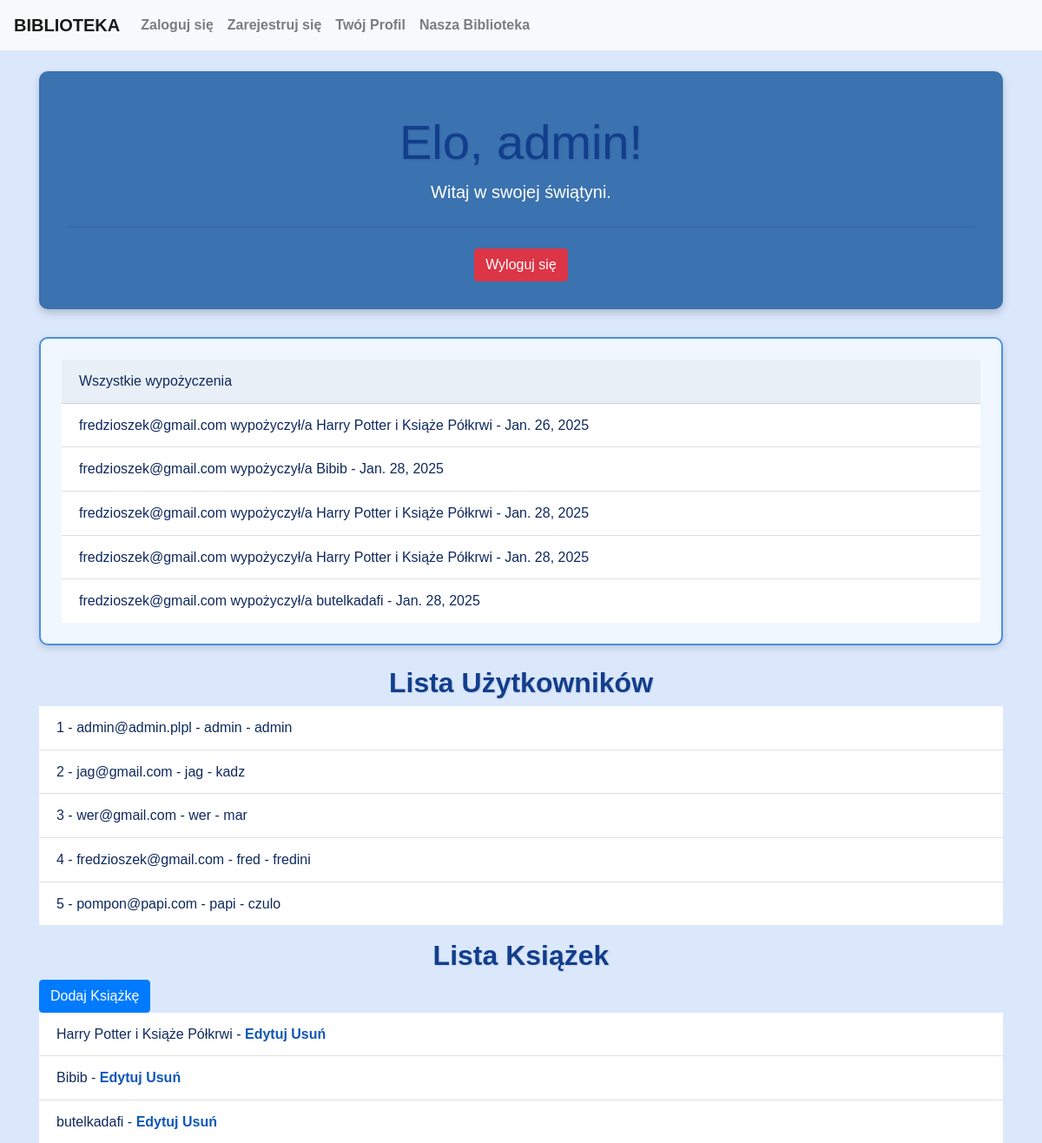
Page /profile/ (signed in) on the earlier database version.
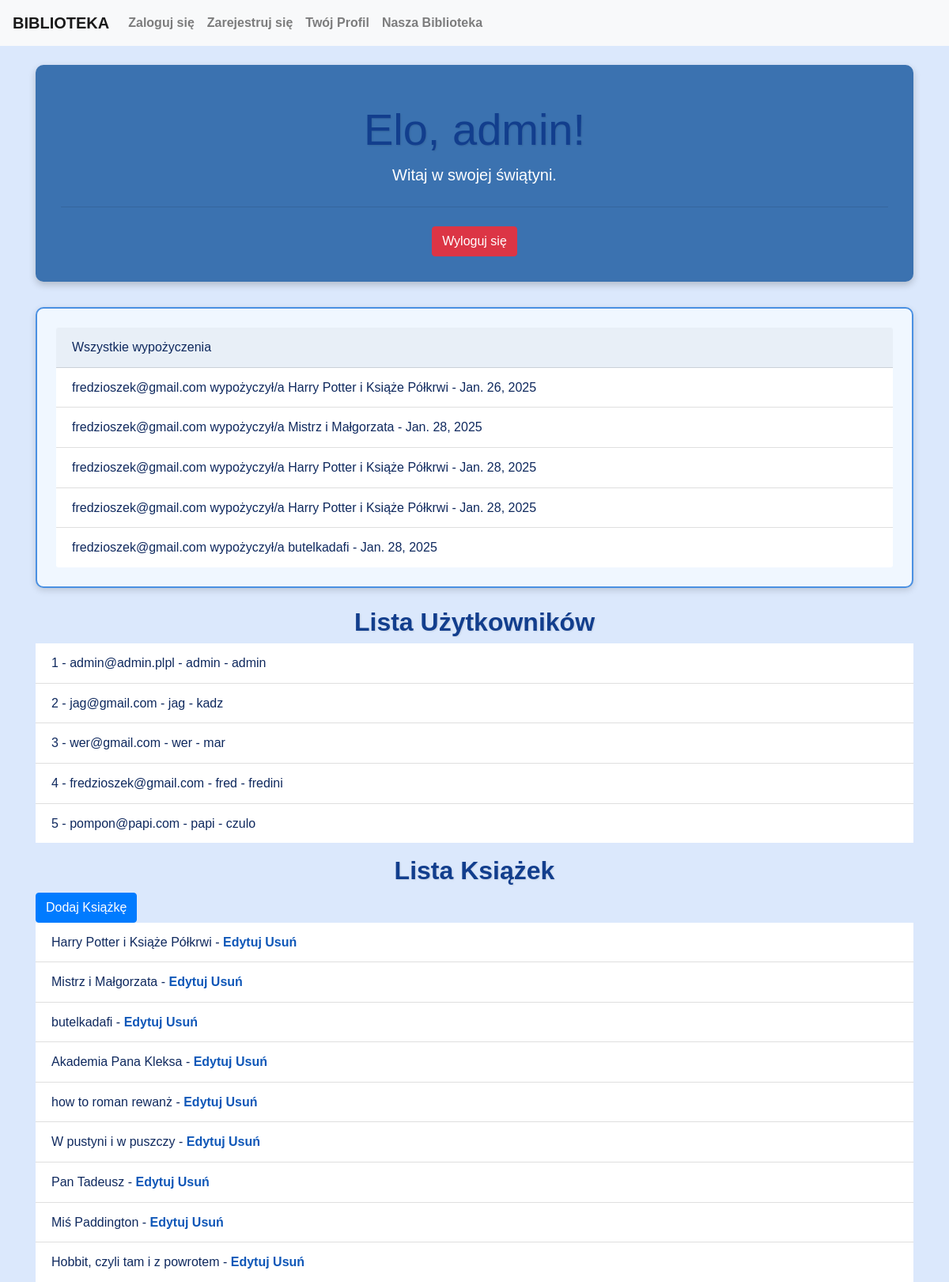
Same page on the later database version.
### myapp/models.py (models this page shows, shortened)
class Wypozyczenia(models.Model):
    uzytkownik = models.ForeignKey('Uzytkownik', on_delete=models.CASCADE)
    ksiazka = models.ForeignKey('Ksiazka', on_delete=models.CASCADE)
    data_wypozyczenia = models.DateField(default=now, verbose_name="Data wypożyczenia")
    class Meta:
        verbose_name = "Wypożyczenie"
        verbose_name_plural = "Wypożyczenia"

class Uzytkownik(AbstractUser):
    username = None
    imie = models.CharField(max_length=60)
    nazwisko = models.CharField(max_length=80)
    email = models.EmailField(unique=True)
    plec = models.IntegerField(choices=PLEC.choices, default=PLEC.Kobieta)
    data_dodania = models.DateField(default=date.today, blank=False, null=False)
    USERNAME_FIELD = 'email'
    REQUIRED_FIELDS = ['imie', 'nazwisko', 'plec']
    objects = CustomUserManager()
    class Meta:
        verbose_name = "Użytkownik"
        verbose_name_plural = "Użytkownicy"

class Ksiazka(models.Model):
    tytul = models.CharField(max_length=200)
    autor = models.ManyToManyField(Autor)
    wydawnictwo = models.IntegerField(choices=WYDAWNICTWA.choices)
    rok_wydania = models.CharField(max_length=4)
    liczba_stron = models.IntegerField()
    ISBN = models.CharField(max_length=13)
    okładka = models.IntegerField(choices=OKLADKA.choices)
    gatunek = models.ManyToManyField(Gatunek)
    class Meta:
        verbose_name = "Książka"
        verbose_name_plural = "Książki"

### myapp/views.py (the view)
# urls.py: path('profile/', profile, name='profile') ,
@login_required
def profile(request):
    if request.user.is_staff:
        wypozyczenia = Wypozyczenia.objects.all()
        uzytkownicy = Uzytkownik.objects.all()
        ksiazki = Ksiazka.objects.all()
    else:
        wypozyczenia = Wypozyczenia.objects.filter(uzytkownik=request.user)
        uzytkownicy = None
        ksiazki = None
    historia_wypozyczen = HistoriaWypozyczen.objects.filter(uzytkownik=request.user)
    return render(request, 'myapp/profile.html', {
        'wypozyczenia': wypozyczenia,
        'historia_wypozyczen': historia_wypozyczen,
        'uzytkownicy': uzytkownicy,
        'ksiazki': ksiazki
    })

### myapp/templates/myapp/profile.html (shortened to what this page needs)
{% extends "base.html" %}
{% block content %}
<div class="jumbotron">
    <h1 class="display-4">Elo, {{ user.imie }}!</h1>
    <p class="lead">Witaj w swojej świątyni.</p>
    <hr class="my-4">
    <form method="post" action="{% url 'logout' %}" style="display: inline;">
        <button type="submit" class="btn btn-danger">Wyloguj się</button>
    </form>
</div>
<div class="card mb-4">
    <div class="card-header">
        {% if user.is_staff %}
        Wszystkie wypożyczenia
        {% else %}
        Twoje wypożyczenia
        {% endif %}
    </div>
    <ul class="list-group list-group-flush">
        {% for wypozyczenie in wypozyczenia %}
        <li class="list-group-item">
            {% if user.is_staff %}
            {{ wypozyczenie.uzytkownik.email }} wypożyczył/a
            {% endif %}
            {{ wypozyczenie.ksiazka.tytul }} - {{ wypozyczenie.data_wypozyczenia }}
        </li>
        {% endfor %}
    </ul>
</div>
{% if user.is_staff %}
<div>
    <h2>Lista Użytkowników</h2>
    <ul class="list-group list-group-flush">
        {% for uzytkownik in uzytkownicy %}
        <li class="list-group-item">
            {{ uzytkownik.id }} - {{ uzytkownik.email }} - {{ uzytkownik.imie }} - {{ uzytkownik.nazwisko }}
        </li>
        {% endfor %}
    </ul>
</div>
<div>
    <h2>Lista Książek</h2>
    <a href="{% url 'dodaj_ksiazke' %}" class="btn btn-primary">Dodaj Książkę</a>
    <ul class="list-group list-group-flush">
        {% for ksiazka in ksiazki %}
        <li class="list-group-item">
            {{ ksiazka.tytul }} - {{ ksiazka.get_autor }}
            <a href="{% url 'edytuj_ksiazke' ksiazka.id %}">Edytuj</a>
            <a href="{% url 'usun_ksiazke' ksiazka.id %}">Usuń</a>
        </li>
        {% endfor %}
    </ul>
</div>
{% endif %}
{% endblock %}

Differences in the rows shown:
changed through a linked row, Wypozyczenia: ksiazka.tytul "Bibib" → "Mistrz i Małgorzata"
changed Ksiazka: tytul "Bibib" → "Mistrz i Małgorzata"
added Ksiazka: tytul "Akademia Pana Kleksa"
added Ksiazka: tytul "how to roman rewanż"
added Ksiazka: tytul "W pustyni i w puszczy"
added Ksiazka: tytul "Pan Tadeusz"
added Ksiazka: tytul "Miś Paddington"
added Ksiazka: tytul "Hobbit, czyli tam i z powrotem"
